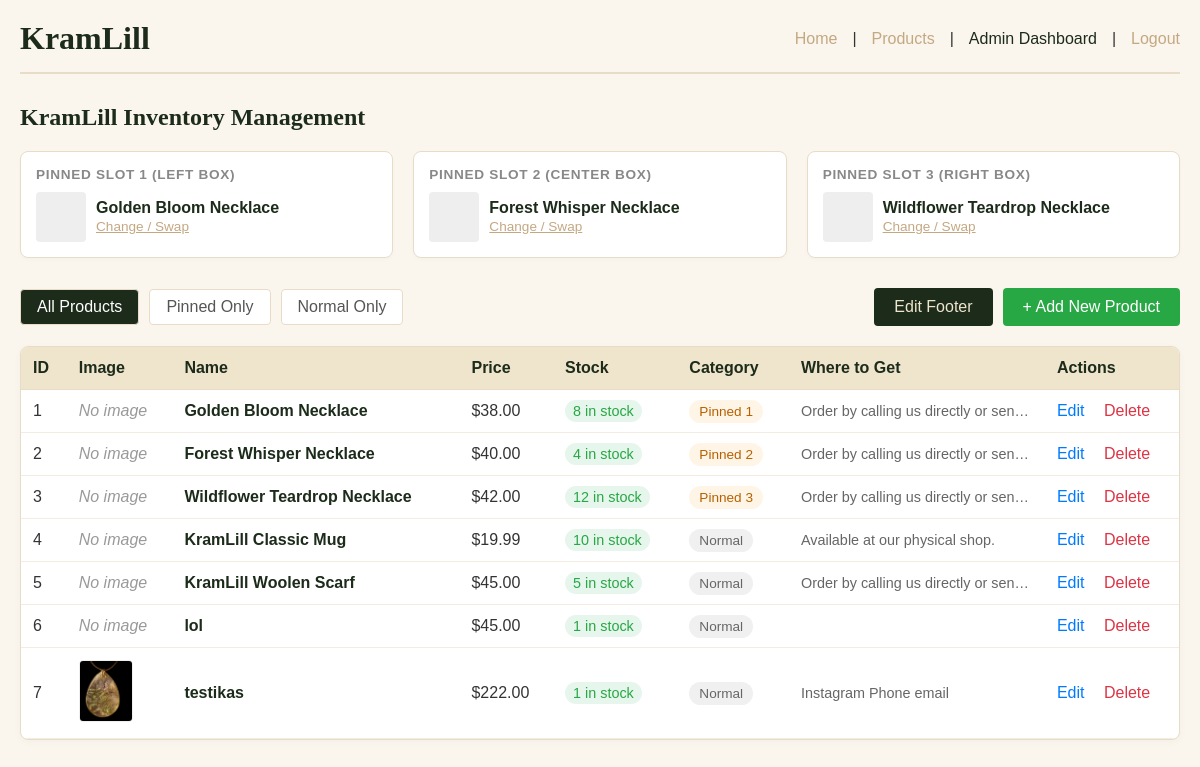
The app's page /admin/dashboard (signed in), older data.
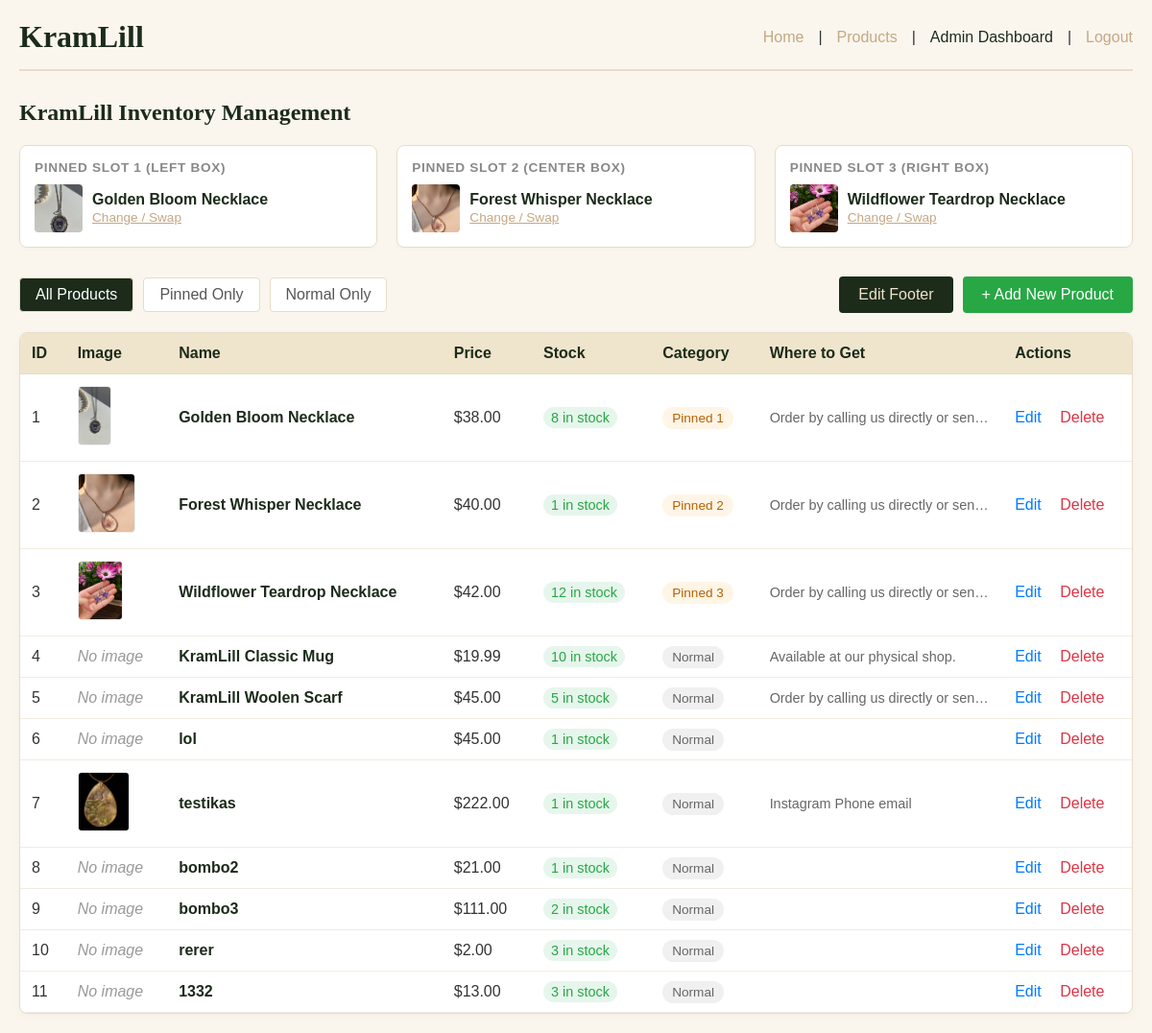
The same page, newer data.
### backend/models.py (models this page shows, shortened)
class Product(db.Model):
    __tablename__ = 'products'
    id = db.Column(db.Integer, primary_key=True)
    name = db.Column(db.String(120), nullable=False)
    description = db.Column(db.Text, nullable=True)
    price = db.Column(db.Float, nullable=False)
    stock = db.Column(db.Integer, nullable=False, default=0)
    image_filename = db.Column(db.String(255), nullable=True)
    where_to_get = db.Column(db.Text, nullable=True)
    instagram_url = db.Column(db.String(255), nullable=True)
    phone = db.Column(db.String(50), nullable=True)
    category = db.Column(db.String(50), nullable=False, default='Normal')

### backend/app.py (the view)
@app.route('/admin/dashboard')
def admin_dashboard():
    check_admin()
    filter_val = request.args.get('filter', 'all').strip()
    if filter_val == 'pinned':
        dashboard_products = Product.query.filter(Product.category.like('Pinned%')).all()
    elif filter_val == 'normal':
        dashboard_products = Product.query.filter_by(category='Normal').all()
    else:
        dashboard_products = Product.query.all()
    pinned_1 = Product.query.filter_by(category='Pinned 1').first()
    pinned_2 = Product.query.filter_by(category='Pinned 2').first()
    pinned_3 = Product.query.filter_by(category='Pinned 3').first()
    return render_template(
        'admin/dashboard.html',
        products=dashboard_products,
        current_filter=filter_val,
        pinned_1=pinned_1,
        pinned_2=pinned_2,
        pinned_3=pinned_3
    )

### backend/app.py (called while the page is built)
def check_admin():
    if not session.get('is_admin'):
        abort(403)

### frontend/templates/admin/dashboard.html (shortened to what this page needs)
<!DOCTYPE html>
<html lang="en">
<head>
</head>
<body style="font-family: sans-serif; background: #faf6ee; color: #333; margin: 0; padding: 20px;">
    <header style="max-width: 1200px; margin: 0 auto; display: flex; justify-content: space-between; align-items: center; border-bottom: 2px solid #e8dcc8; padding-bottom: 15px; margin-bottom: 30px;">
        <h1 style="font-family: Georgia, serif; margin: 0; color: #1c2b1a;">KramLill</h1>
        <nav style="display: flex; gap: 15px; font-weight: 500;">
            <a href="/" style="color: #c4a882; text-decoration: none;">Home</a> |
            <a href="/products" style="color: #c4a882; text-decoration: none;">Products</a> |
            <span style="color: #1c2b1a;">Admin Dashboard</span> |
            <a href="/admin/logout" style="color: #c4a882; text-decoration: none;">Logout</a>
        </nav>
    </header>
    <main style="max-width: 1200px; margin: 0 auto;">
        <h2 style="font-family: Georgia, serif; color: #1c2b1a;">KramLill Inventory Management</h2>
        <div style="display: grid; grid-template-columns: repeat(auto-fit, minmax(280px, 1fr)); gap: 20px; margin-bottom: 30px;">
            <div style="background: #fff; padding: 15px; border-radius: 8px; border: 1px solid #e8dcc8; box-shadow: 0 2px 4px rgba(0,0,0,0.02);">
                <h4 style="margin: 0 0 10px 0; color: #888; font-size: 0.85em; text-transform: uppercase; letter-spacing: 0.05em;">Pinned Slot 1 (Left Box)</h4>
                {% if pinned_1 %}
                    <div style="display: flex; align-items: center; gap: 10px;">
                        {% if pinned_1.image_filename %}
                            <img src="{{ url_for('static', filename='uploads/' + pinned_1.image_filename) }}" alt="" style="width: 50px; height: 50px; object-fit: cover; border-radius: 4px;">
                        {% else %}
                            <div style="width: 50px; height: 50px; background: #eee; border-radius: 4px;"></div>
                        {% endif %}
                        <div>
                            <strong style="display: block; color: #1c2b1a;">{{ pinned_1.name }}</strong>
                            <a href="/admin/edit-product/{{ pinned_1.id }}" style="font-size: 0.85em; color: #c4a882;">Change / Swap</a>
                        </div>
                    </div>
                {% else %}
                    <span style="color: #999; font-style: italic;">No product pinned.</span>
                {% endif %}
            </div>
            <div style="background: #fff; padding: 15px; border-radius: 8px; border: 1px solid #e8dcc8; box-shadow: 0 2px 4px rgba(0,0,0,0.02);">
                <h4 style="margin: 0 0 10px 0; color: #888; font-size: 0.85em; text-transform: uppercase; letter-spacing: 0.05em;">Pinned Slot 2 (Center Box)</h4>
                {% if pinned_2 %}
                    <div style="display: flex; align-items: center; gap: 10px;">
                        {% if pinned_2.image_filename %}
                            <img src="{{ url_for('static', filename='uploads/' + pinned_2.image_filename) }}" alt="" style="width: 50px; height: 50px; object-fit: cover; border-radius: 4px;">
                        {% else %}
                            <div style="width: 50px; height: 50px; background: #eee; border-radius: 4px;"></div>
                        {% endif %}
                        <div>
                            <strong style="display: block; color: #1c2b1a;">{{ pinned_2.name }}</strong>
                            <a href="/admin/edit-product/{{ pinned_2.id }}" style="font-size: 0.85em; color: #c4a882;">Change / Swap</a>
                        </div>
                    </div>
                {% else %}
                    <span style="color: #999; font-style: italic;">No product pinned.</span>
                {% endif %}
            </div>
            <div style="background: #fff; padding: 15px; border-radius: 8px; border: 1px solid #e8dcc8; box-shadow: 0 2px 4px rgba(0,0,0,0.02);">
                <h4 style="margin: 0 0 10px 0; color: #888; font-size: 0.85em; text-transform: uppercase; letter-spacing: 0.05em;">Pinned Slot 3 (Right Box)</h4>
                {% if pinned_3 %}
                    <div style="display: flex; align-items: center; gap: 10px;">
                        {% if pinned_3.image_filename %}
                            <img src="{{ url_for('static', filename='uploads/' + pinned_3.image_filename) }}" alt="" style="width: 50px; height: 50px; object-fit: cover; border-radius: 4px;">
                        {% else %}
                            <div style="width: 50px; height: 50px; background: #eee; border-radius: 4px;"></div>
                        {% endif %}
                        <div>
                            <strong style="display: block; color: #1c2b1a;">{{ pinned_3.name }}</strong>
                            <a href="/admin/edit-product/{{ pinned_3.id }}" style="font-size: 0.85em; color: #c4a882;">Change / Swap</a>
                        </div>
                    </div>
                {% else %}
                    <span style="color: #999; font-style: italic;">No product pinned.</span>
                {% endif %}
            </div>
        </div>
        <div style="display: flex; justify-content: space-between; align-items: center; margin-bottom: 20px; flex-wrap: wrap; gap: 15px;">
            <div style="display: flex; gap: 10px;">
                <a href="/admin/dashboard?filter=all" style="padding: 8px 16px; border-radius: 4px; border: 1px solid #e8dcc8; text-decoration: none; font-weight: 500; {{ 'background: #1c2b1a; color: white;' if current_filter == 'all' else 'background: #fff; color: #555;' }}">All Products</a>
                <a href="/admin/dashboard?filter=pinned" style="padding: 8px 16px; border-radius: 4px; border: 1px solid #e8dcc8; text-decoration: none; font-weight: 500; {{ 'background: #1c2b1a; color: white;' if current_filter == 'pinned' else 'background: #fff; color: #555;' }}">Pinned Only</a>
                <a href="/admin/dashboard?filter=normal" style="padding: 8px 16px; border-radius: 4px; border: 1px solid #e8dcc8; text-decoration: none; font-weight: 500; {{ 'background: #1c2b1a; color: white;' if current_filter == 'normal' else 'background: #fff; color: #555;' }}">Normal Only</a>
            </div>
            <div style="display:flex;gap:10px;">
                <a href="/admin/settings" style="padding: 10px 20px; background: #1c2b1a; color: #efe4cc; text-decoration: none; border-radius: 4px; font-weight: 500;">Edit Footer</a>
                <a href="/admin/add-product" style="padding: 10px 20px; background: #28a745; color: white; text-decoration: none; border-radius: 4px; font-weight: 500;">+ Add New Product</a>
            </div>
        </div>
        <div style="background: white; border-radius: 8px; border: 1px solid #e8dcc8; overflow: hidden; box-shadow: 0 2px 8px rgba(0,0,0,0.03);">
            <table cellpadding="12" style="width: 100%; border-collapse: collapse; text-align: left;">
                <thead>
                    <tr style="background: #efe4cc; color: #1c2b1a; border-bottom: 1px solid #e8dcc8; font-weight: bold;">
                        <th>ID</th>
                        <th>Image</th>
                        <th>Name</th>
                        <th>Price</th>
                        <th>Stock</th>
                        <th>Category</th>
                        <th>Where to Get</th>
                        <th>Actions</th>
                    </tr>
                </thead>
                <tbody>
                    {% for product in products %}
                        <tr style="border-bottom: 1px solid #f2ece1;">
                            <td>{{ product.id }}</td>
                            <td>
                                {% if product.image_filename %}
                                    <img src="{{ url_for('static', filename='uploads/' + product.image_filename) }}" alt="{{ product.name }}" style="max-width: 60px; height: 60px; object-fit: cover; border-radius: 4px; border: 1px solid #eee;">
                                {% else %}
                                    <em style="color: #999;">No image</em>
                                {% endif %}
                            </td>
                            <td><strong style="color: #1c2b1a;">{{ product.name }}</strong></td>
                            <td>${{ "%.2f"|format(product.price) }}</td>
                            <td>
                                <span style="padding: 3px 8px; border-radius: 12px; font-size: 0.9em; {{ 'background: #ffebe6; color: #d73a49;' if product.stock == 0 else 'background: #e6f6ec; color: #28a745;' }}">
                                    {{ product.stock }} in stock
                                </span>
                            </td>
                            <td>
                                <span style="font-weight: 500; padding: 4px 10px; border-radius: 12px; font-size: 0.85em; {{ 'background: #fff5e6; color: #b86000;' if product.category.startswith('Pinned') else 'background: #f0f0f0; color: #666;' }}">
                                    {{ product.category }}
                                </span>
                            </td>
                            <td style="max-width: 200px; overflow: hidden; text-overflow: ellipsis; white-space: nowrap; font-size: 0.9em; color: #666;">
                                {{ product.where_to_get }}
                            </td>
                            <td>
                                <a href="/admin/edit-product/{{ product.id }}" style="color: #007bff; text-decoration: none; margin-right: 15px; font-weight: 500;">Edit</a>
                                <form method="POST" action="/admin/delete-product/{{ product.id }}" style="display:inline;" onsubmit="return confirm('Are you sure you want to delete this product?');">
                                    <button type="submit" style="color: #dc3545; background: none; border: none; padding: 0; font-family: inherit; font-size: inherit; cursor: pointer; font-weight: 500;">Delete</button>
                                </form>
                            </td>
                        </tr>
                    {% else %}
                        <tr>
                            <td colspan="8" style="text-align: center; padding: 30px; color: #888;">No products found in this category.</td>
                        </tr>
                    {% endfor %}
                </tbody>
            </table>
        </div>
    </main>
</body>
</html>

Row changes from the older to the newer data that the page shows:
changed Product "Golden Bloom Necklace": image_filename: picture added; no longer shows "No image"
changed Product "Forest Whisper Necklace": image_filename: picture added; stock "4" → "1"; no longer shows "No image"
changed Product "Wildflower Teardrop Necklace": image_filename: picture added; no longer shows "No image"
added Product: id "8", shows "No image", name "bombo2", price "21.00", stock "1", category "Normal"
added Product: id "9", shows "No image", name "bombo3", price "111.00", stock "2", category "Normal"
added Product: id "10", shows "No image", name "rerer", price "2.00", stock "3", category "Normal"
added Product: id "11", shows "No image", name "1332", price "13.00", stock "3", category "Normal"
